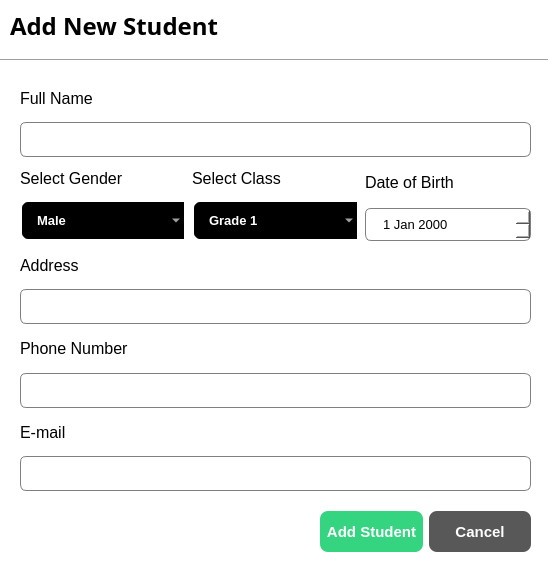
<?xml version="1.0" encoding="UTF-8"?>
<ui version="4.0">
 <class>Students_Dialog</class>
 <widget class="QDialog" name="Students_Dialog">
  <property name="geometry">
   <rect>
    <x>0</x>
    <y>0</y>
    <width>548</width>
    <height>580</height>
   </rect>
  </property>
  <property name="font">
   <font>
    <pointsize>10</pointsize>
   </font>
  </property>
  <property name="windowTitle">
   <string>Dialog</string>
  </property>
  <property name="styleSheet">
   <string notr="true">QDialog{
	background-color: white
}

QLineEdit{
	border:1px solid gray;
	border-radius: 6px;
	padding-left:15px;
	height: 35px;
	background-color:white;
	color:black;
}
QDateEdit{
	border:1px solid gray;
	border-radius: 6px;
	padding-left:15px;
	height: 31px;
	background-color:white;
	color:black;
}
QComboBox{
	border:2px solid white;
	border-radius: 8px;
	padding:1px 18px 1px 3px;
	background-color:black;
	color:white;
	height: 35px;
	padding-left: 15px;
	font-weight:bold;
	selection-background-color:#2980B9;
}
QLabel{
color: black;
}
</string>
  </property>
  <widget class="Line" name="line_student_dialog">
   <property name="geometry">
    <rect>
     <x>0</x>
     <y>50</y>
     <width>551</width>
     <height>21</height>
    </rect>
   </property>
   <property name="orientation">
    <enum>Qt::Orientation::Horizontal</enum>
   </property>
  </widget>
  <widget class="QLabel" name="name_page_label">
   <property name="geometry">
    <rect>
     <x>10</x>
     <y>0</y>
     <width>271</width>
     <height>51</height>
    </rect>
   </property>
   <property name="font">
    <font>
     <family>Arial Black</family>
     <pointsize>18</pointsize>
     <bold>true</bold>
    </font>
   </property>
   <property name="styleSheet">
    <string notr="true"/>
   </property>
   <property name="text">
    <string>Add New Student</string>
   </property>
  </widget>
  <widget class="QWidget" name="">
   <property name="geometry">
    <rect>
     <x>20</x>
     <y>80</y>
     <width>511</width>
     <height>411</height>
    </rect>
   </property>
   <layout class="QVBoxLayout" name="form_v_layout">
    <item>
     <layout class="QVBoxLayout" name="name_v_layout">
      <item>
       <widget class="QLabel" name="name_label">
        <property name="font">
         <font>
          <family>Arial</family>
          <pointsize>12</pointsize>
          <bold>false</bold>
         </font>
        </property>
        <property name="text">
         <string>Full Name</string>
        </property>
       </widget>
      </item>
      <item>
       <widget class="QLineEdit" name="name_lineEdit">
        <property name="minimumSize">
         <size>
          <width>0</width>
          <height>35</height>
         </size>
        </property>
        <property name="maximumSize">
         <size>
          <width>16777215</width>
          <height>35</height>
         </size>
        </property>
        <property name="font">
         <font>
          <pointsize>9</pointsize>
          <bold>true</bold>
         </font>
        </property>
       </widget>
      </item>
     </layout>
    </item>
    <item>
     <layout class="QHBoxLayout" name="combobox_date_h_layout">
      <item>
       <layout class="QVBoxLayout" name="gender_v_layout">
        <item>
         <widget class="QLabel" name="gender_label">
          <property name="font">
           <font>
            <family>Arial</family>
            <pointsize>12</pointsize>
            <bold>false</bold>
           </font>
          </property>
          <property name="text">
           <string>Select Gender</string>
          </property>
         </widget>
        </item>
        <item>
         <widget class="QComboBox" name="gender_comboBox">
          <item>
           <property name="text">
            <string>Male</string>
           </property>
          </item>
          <item>
           <property name="text">
            <string>Famale</string>
           </property>
          </item>
         </widget>
        </item>
       </layout>
      </item>
      <item>
       <layout class="QVBoxLayout" name="class_v_layout">
        <item>
         <widget class="QLabel" name="class_label">
          <property name="font">
           <font>
            <family>Arial</family>
            <pointsize>12</pointsize>
            <bold>false</bold>
           </font>
          </property>
          <property name="text">
           <string>Select Class</string>
          </property>
         </widget>
        </item>
        <item>
         <widget class="QComboBox" name="class_comboBox">
          <item>
           <property name="text">
            <string>Grade 1</string>
           </property>
          </item>
          <item>
           <property name="text">
            <string>Grade 2</string>
           </property>
          </item>
          <item>
           <property name="text">
            <string>Grade 3</string>
           </property>
          </item>
          <item>
           <property name="text">
            <string>Grade 4</string>
           </property>
          </item>
          <item>
           <property name="text">
            <string>Grade 5</string>
           </property>
          </item>
          <item>
           <property name="text">
            <string>Grade 6</string>
           </property>
          </item>
          <item>
           <property name="text">
            <string>Grade 7</string>
           </property>
          </item>
          <item>
           <property name="text">
            <string>Grade 8</string>
           </property>
          </item>
          <item>
           <property name="text">
            <string>Grade 9</string>
           </property>
          </item>
          <item>
           <property name="text">
            <string>Grade 10</string>
           </property>
          </item>
          <item>
           <property name="text">
            <string>Grade 11</string>
           </property>
          </item>
          <item>
           <property name="text">
            <string>Grade 12</string>
           </property>
          </item>
         </widget>
        </item>
       </layout>
      </item>
      <item>
       <layout class="QVBoxLayout" name="birth_v_layout">
        <item>
         <widget class="QLabel" name="birth_label">
          <property name="font">
           <font>
            <family>Arial</family>
            <pointsize>12</pointsize>
            <bold>false</bold>
           </font>
          </property>
          <property name="text">
           <string>Date of Birth</string>
          </property>
         </widget>
        </item>
        <item>
         <widget class="QDateEdit" name="birth_dateEdit"/>
        </item>
       </layout>
      </item>
     </layout>
    </item>
    <item>
     <layout class="QVBoxLayout" name="addres_v_layout">
      <item>
       <widget class="QLabel" name="addres_label">
        <property name="font">
         <font>
          <family>Arial</family>
          <pointsize>12</pointsize>
          <bold>false</bold>
         </font>
        </property>
        <property name="text">
         <string>Address</string>
        </property>
       </widget>
      </item>
      <item>
       <widget class="QLineEdit" name="addres_lineEdit">
        <property name="minimumSize">
         <size>
          <width>0</width>
          <height>35</height>
         </size>
        </property>
        <property name="maximumSize">
         <size>
          <width>16777215</width>
          <height>35</height>
         </size>
        </property>
       </widget>
      </item>
     </layout>
    </item>
    <item>
     <layout class="QVBoxLayout" name="phone_v_layout">
      <item>
       <widget class="QLabel" name="phone_label">
        <property name="font">
         <font>
          <family>Arial</family>
          <pointsize>12</pointsize>
          <bold>false</bold>
         </font>
        </property>
        <property name="text">
         <string>Phone Number</string>
        </property>
       </widget>
      </item>
      <item>
       <widget class="QLineEdit" name="phonelineEdit">
        <property name="minimumSize">
         <size>
          <width>0</width>
          <height>35</height>
         </size>
        </property>
        <property name="maximumSize">
         <size>
          <width>16777215</width>
          <height>35</height>
         </size>
        </property>
       </widget>
      </item>
     </layout>
    </item>
    <item>
     <layout class="QVBoxLayout" name="email_v_layout">
      <item>
       <widget class="QLabel" name="email_label">
        <property name="font">
         <font>
          <family>Arial</family>
          <pointsize>12</pointsize>
          <bold>false</bold>
         </font>
        </property>
        <property name="text">
         <string>E-mail</string>
        </property>
       </widget>
      </item>
      <item>
       <widget class="QLineEdit" name="email_lineEdit">
        <property name="minimumSize">
         <size>
          <width>0</width>
          <height>35</height>
         </size>
        </property>
        <property name="maximumSize">
         <size>
          <width>16777215</width>
          <height>35</height>
         </size>
        </property>
       </widget>
      </item>
     </layout>
    </item>
   </layout>
  </widget>
  <widget class="QWidget" name="">
   <property name="geometry">
    <rect>
     <x>320</x>
     <y>510</y>
     <width>211</width>
     <height>43</height>
    </rect>
   </property>
   <layout class="QHBoxLayout" name="add_cancel_button_h_Layout">
    <item>
     <widget class="QPushButton" name="add_student_button">
      <property name="minimumSize">
       <size>
        <width>0</width>
        <height>41</height>
       </size>
      </property>
      <property name="styleSheet">
       <string notr="true">QPushButton{
	background-color: #34D481;
	color:white;
	border: none;
	border-radius: 8px;
	font-weight:bold;
	font-size: 15px;
}</string>
      </property>
      <property name="text">
       <string>Add Student</string>
      </property>
     </widget>
    </item>
    <item>
     <widget class="QPushButton" name="cancel_button">
      <property name="minimumSize">
       <size>
        <width>0</width>
        <height>41</height>
       </size>
      </property>
      <property name="styleSheet">
       <string notr="true">QPushButton{
	background-color: #585858;
	color:white;
	border: none;
	border-radius: 8px;
	font-weight:bold;
	font-size: 15px;
}</string>
      </property>
      <property name="text">
       <string>Cancel</string>
      </property>
     </widget>
    </item>
   </layout>
  </widget>
 </widget>
 <resources/>
 <connections/>
</ui>
